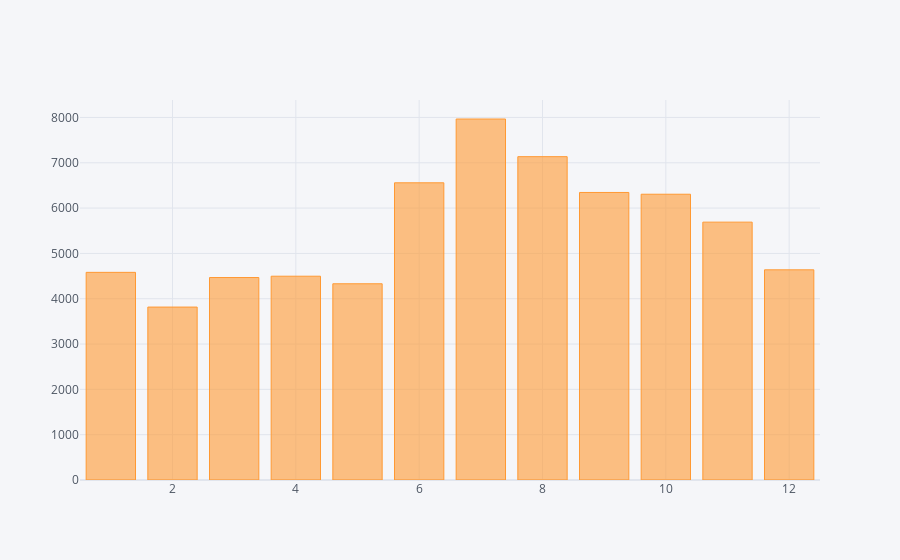

Notebook cell for this chart:
### Code cell
df["Sight-Month"].value_counts().iplot(kind="bar")

### Figure 1 — Plotly figure (JSON) as saved in the notebook; plotly's stock layout.template omitted (floating-point values rounded to 4 significant figures)
{"data": [{"marker": {"color": "rgba(255, 153, 51, 0.6)", "line": {"color": "rgba(255, 153, 51, 1.0)", "width": 1}}, "name": "Sight-Month", "orientation": "v", "text": "", "type": "bar", "x": ["07", "08", "06", "09", "10", "11", "12", "01", "04", "03", "05", "02"], "y": [7966, 7135, 6558, 6345, 6306, 5690, 4638, 4582, 4497, 4468, 4330, 3816]}], "layout": {"legend": {"bgcolor": "#F5F6F9", "font": {"color": "#4D5663"}}, "paper_bgcolor": "#F5F6F9", "plot_bgcolor": "#F5F6F9", "title": {"font": {"color": "#4D5663"}}, "xaxis": {"gridcolor": "#E1E5ED", "showgrid": true, "tickfont": {"color": "#4D5663"}, "title": {"font": {"color": "#4D5663"}, "text": ""}, "zerolinecolor": "#E1E5ED"}, "yaxis": {"gridcolor": "#E1E5ED", "showgrid": true, "tickfont": {"color": "#4D5663"}, "title": {"font": {"color": "#4D5663"}, "text": ""}, "zerolinecolor": "#E1E5ED"}}}
